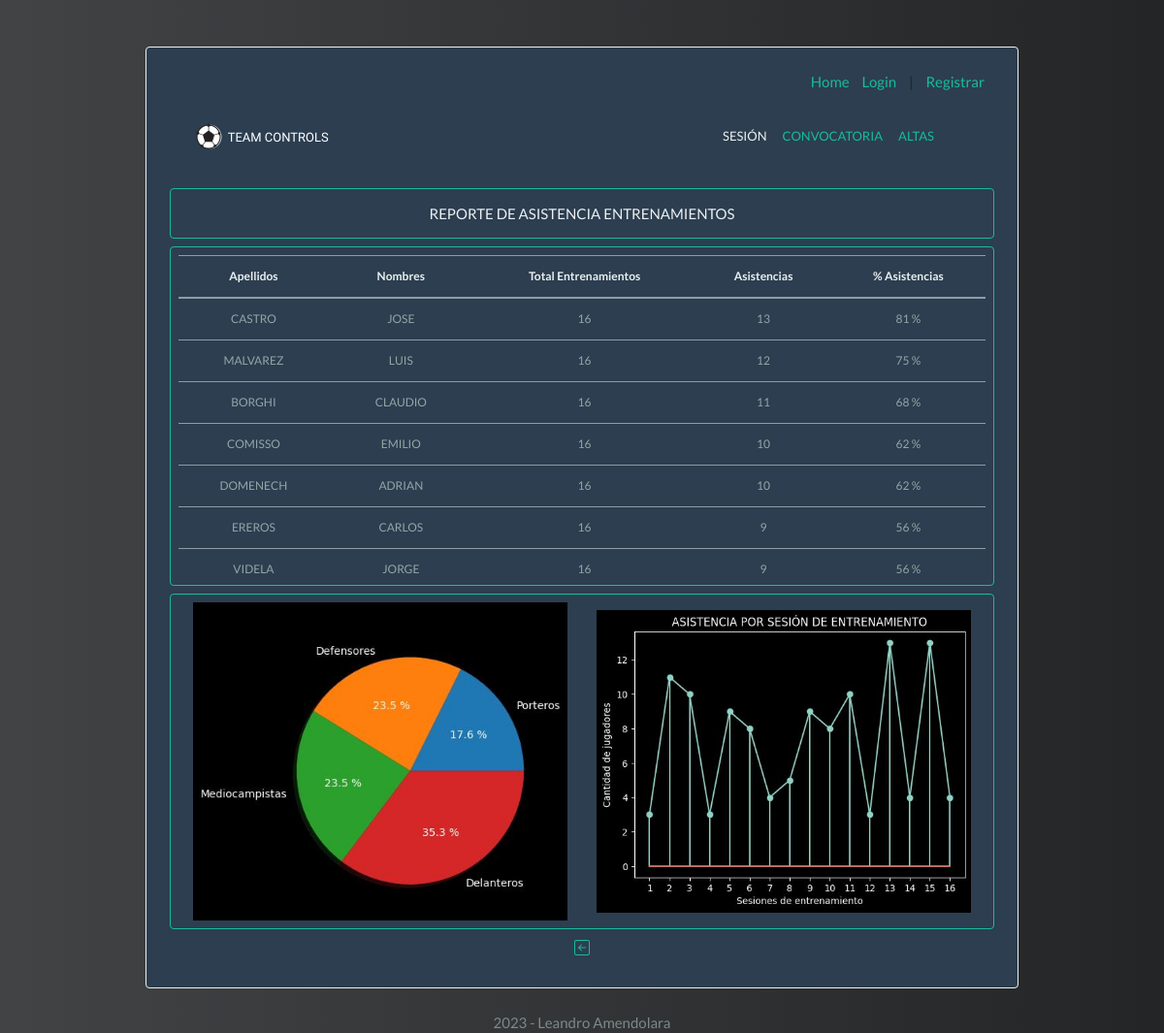
The app's page /reporte-entrenamiento with its own data.
### models.py (models this page shows, shortened)
class Jugadores(db.Model):
    __tablename__ = "jugadores"
    id = db.Column(db.Integer, primary_key=True, autoincrement=True)
    nombres = db.Column(db.String(200), nullable=False)
    apellidos = db.Column(db.String(200), nullable=False)
    posicion = db.Column(db.String(200), nullable=False)
    dorsal = db.Column(db.Integer)
    no_disponible = db.Column(db.Boolean, nullable=False)
    correccion = db.Column(db.Boolean, nullable=False)
    animar = db.Column(db.Boolean, nullable=False)
    entrenamiento = db.relationship("Asistencia")
    convocatoria = db.relationship("Jugadores_Convocados")

### app.py (the view)
@app.route("/reporte-entrenamiento", methods=["GET"])
def reporte_entrenamiento():
    entrenamiento = db.session.query(Entrenamientos).count()
    print("Total de sesiones de entrenamiento: ", entrenamiento)
    total_asistencia = db.session.query(Jugadores.apellidos, Jugadores.nombres, func.count(Asistencia.id_jugador),
                                        func.count(Asistencia.id_jugador) * 100 / entrenamiento) \
        .join(Asistencia, Jugadores.id == Asistencia.id_jugador) \
        .group_by(Asistencia.id_jugador).order_by(func.count(Asistencia.id_jugador).desc()).all()
    print(total_asistencia)
    db.session.close()
    fig, ax = plt.subplots()
    porteros = db.session.query(Jugadores.posicion).filter_by(posicion="Portero").count()
    defensores = db.session.query(Jugadores.posicion).filter_by(posicion="Defensor").count()
    mediocampistas = db.session.query(Jugadores.posicion).filter_by(posicion="Mediocampista").count()
    delanteros = db.session.query(Jugadores.posicion).filter_by(posicion="Delantero").count()
    lista_totales = [porteros, defensores, mediocampistas, delanteros]
    for puesto in lista_totales:
        print(puesto)
    plt.style.use('dark_background')
    ax.set_title("JUGADORES POR POSICIÓN")
    y = lista_totales
    mylabels = ["Porteros", "Defensores", "Mediocampistas", "Delanteros"]
    plt.pie(y, labels=mylabels, autopct="%1.1f %%", shadow=True)
    plt.savefig(".\static\images\jugadores_por_posicion.jpg",
                bbox_inches="tight")
    plt.style.use('dark_background')
    fig, ax = plt.subplots()
    x_query = []
    y_query = []
    sesiones = db.session.query(Entrenamientos.id).all()
    print("Entrenamientos Id:")
    for e in sesiones:
        e = str(e)
        e = e.replace("(", "")
        e = e.replace(",", "")
        e = e.replace(")", "")
        x_query.append(e)
        print(e)
    print(x_query)
    print("Entrenamientos Asistieron:")
    cantidad_asistentes = db.session.query(Entrenamientos.asistieron).order_by(Entrenamientos.id).all()
    for e in cantidad_asistentes:
        e = str(e)
        e = e.replace("(", "")
        e = e.replace(",", "")
        e = e.replace(")", "")
        y_query.append(e)
        print(e)
    print(y_query)
    x = []
    y = []
    for i in x_query:
        e = int(i)
        x.append(e)
    for i in y_query:
        e = int(i)
        y.append(e)
    ax.plot(x, y)
    ax.set_title("ASISTENCIA POR SESIÓN DE ENTRENAMIENTO")
    ax.set_ylabel("Cantidad de jugadores")
    ax.set_xlabel("Sesiones de entrenamiento")
    ax.set_xticks(x)
    ax.stem(x, y)
    plt.savefig(".\static\images\jugadores_por_entrenamiento.jpg", bbox_inches="tight")
    return render_template("reporte-entrenamiento.html", entrenamiento=entrenamiento, total_asistencia=total_asistencia)

### templates/reporte-entrenamiento.html (shortened to what this page needs)
{% extends "base_template.html" %}
            {% block content %}
                    <div class="col collapse navbar-collapse ml-auto" id="navbarColor03">
                    <ul class="navbar-nav ml-auto">
                        <li class="nav-item ml-auto"><a class="nav-link text-light" href="{{ url_for('sesion') }}">SESIÓN</a></li>
                        <li class="nav-item ml-auto"><a class="nav-link" href="{{ url_for('convocatoria') }}">CONVOCATORIA</a></li>
                        <li class="nav-item ml-auto"><a class="nav-link" href="{{ url_for('altas') }}">ALTAS</a></li>
                    </ul>
                </div>
            </div>
         </nav>
         <div class="row container-lg mt-2 p-2 border border-success rounded display-flex align-items-center justify-content-center" style="margin-left: 0px;">
            <h6 class="text-light mt-2">REPORTE DE ASISTENCIA ENTRENAMIENTOS</h6>
         </div>
         <div class="row container-lg mt-2 p-2 border border-success rounded text-center list_scroll_bar" style="margin-left: 0px;">
             <table class="col table table-primary text-light table_font">
                  <thead>
                      <th scope="col">Apellidos</th>
                      <th scope="col">Nombres</th>
                      <th scope="col">Total Entrenamientos</th>
                      <th scope="col">Asistencias</th>
                      <th scope="col">% Asistencias</th>
                  </thead>
                  <tbody>
                  {% for jugador in total_asistencia %}
                    <tr class="text-secondary">
                      <td>{{jugador.apellidos}}</td>
                      <td>{{jugador.nombres}}</td>
                      <td>{{entrenamiento}}</td>
                      <td>{{jugador[2]}}</td>
                      <td>{{jugador[3]}} %</td>
                    </tr>
                  {% endfor %}
                  </tbody>
             </table>
         </div>
         <div class="container-lg mt-2 p-2 row row-cols-2 border border-success rounded display-flex align-items-center justify-content-center" style="margin-left: 0px;">
             <div class="col photo">
                 <img src=".\static\images\jugadores_por_posicion.jpg" alt="Photo" style="width:100%;" loading="lazy">
             </div>
             <div class="col class photo">
                 <img src=".\static\images\jugadores_por_entrenamiento.jpg" alt="Photo" style="width:100%;" loading="lazy">
             </div>
         </div>
         <div class="row nav-link text-center">
                <a href="/sesion">
                </a>
         </div>
         {% endblock %}

### templates/base_template.html (shortened to what this page needs)
<!DOCTYPE html>
<html lang="en">
<head>
    <link rel="stylesheet" href="https://cdn.jsdelivr.net/npm/bootswatch@4.5.2/dist/flatly/bootstrap.min.css">
    <link rel="stylesheet" href="{{ url_for('static', filename='main.css') }}">
</head>
<body>
     <div class="container-sm w-75 mt-5 p-4 border border-light rounded bg-primary">
         <div class="mr-auto">
            <ul class="user-info">
                    <li><a href="{{ url_for('index') }}">Home</a></li>
                {% if current_user.is_anonymous %}
                    <li><a href="{{ url_for('login') }}">Login</a></li>
                    <li> | </li>
                    <li><a href="{{ url_for('signup') }}">Registrar</a></li>
                {% else %}
                    <li class="text-info">{{ current_user.username }}</li>
                    <li class="text-success"> | </li>
                    <li><a href="{{ url_for('logout') }}">Logout</a></li>
                {% endif %}
            </ul>
         </div>
         <nav class="navbar navbar-expand-md">
            <div class="row container-fluid p-2">
                <a class="col navbar-brand" href="/sesion">
                    <img src="/static/balon_png.png" class="img-responsive">
                    <h3 class ="d-inline titulo text-white">TEAM CONTROLS</h3>
                </a>
         {% block content %}
         {% endblock %}
    </div>
    </body>
    <footer class="text-center text-dark pt-4">2023 - Leandro Amendolara</footer>
</html>

### static/main.css (style rules this page uses)
.titulo { font-family: 'Gugi', cursive; font-size: 13px; }
.nav-link { font-size: 13px; }
body { background: #232526; background: -webkit-linear-gradient(to right, #414345, #232526); background: linear-gradient(to right, #414345, #232526); }
.list_scroll_bar { overflow-y: scroll; height: 350px; }
.table_font { font-size: 12px; }
.user-info { list-style: none; text-align: right; margin: 0; padding: 0; }
.user-info li { display: inline-block; margin: 0; padding: 0 10px 0 0; }

### records on screen
Jugadores: apellidos "CASTRO", nombres "JOSE", entrenamiento "16", jugador "13", jugador "81"
Jugadores: apellidos "MALVAREZ", nombres "LUIS", entrenamiento "16", jugador "12", jugador "75"
Jugadores: apellidos "BORGHI", nombres "CLAUDIO", entrenamiento "16", jugador "11", jugador "68"
Jugadores: apellidos "COMISSO", nombres "EMILIO", entrenamiento "16", dorsal "10", jugador "62"
Jugadores: apellidos "DOMENECH", nombres "ADRIAN", entrenamiento "16", jugador "10", jugador "62"
Jugadores: apellidos "VIDELA", nombres "JORGE", entrenamiento "16", jugador "9", jugador "56"

### other values on screen
{{ jugador.apellidos }} "EREROS"
{{ jugador.nombres }} "CARLOS"
{{ entrenamiento }} "16"
{{ jugador[2] }} "9"
{{ jugador[3] }} "56"
